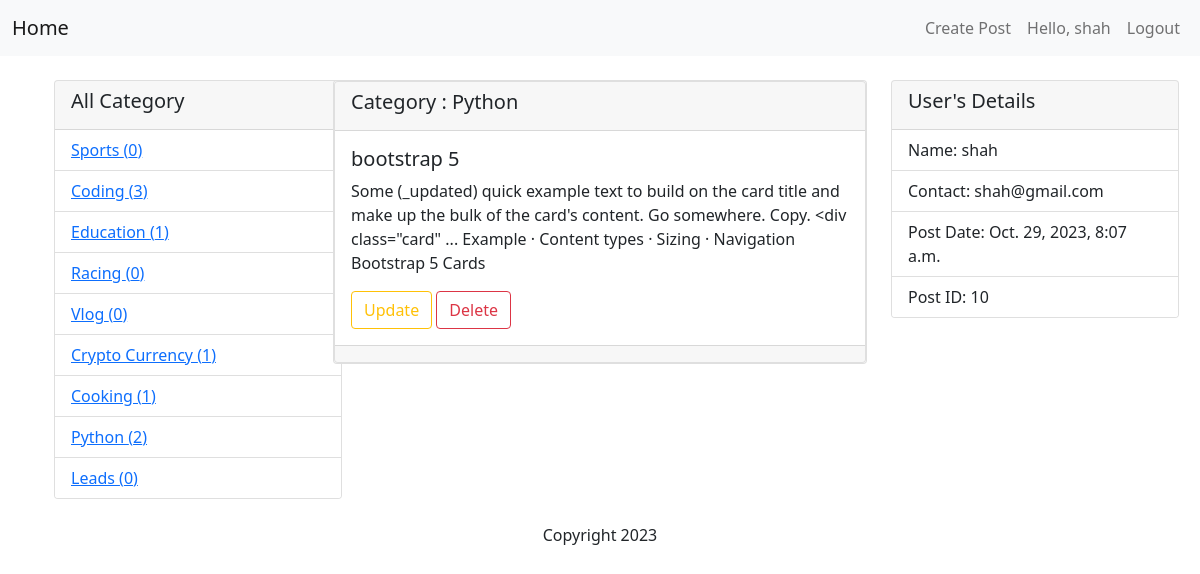
The app's page /post/10/ (signed in) with its own data.
### listing/models.py (models this page shows, shortened)
class Category(models.Model):
    name = models.CharField(max_length=100)
    created_at = models.DateTimeField(auto_now_add=True)
    updated_at = models.DateTimeField(auto_now=True)
    def __str__(self):
        return self.name

class Post(models.Model):
    title = models.CharField(max_length=255)
    content = models.TextField()
    owner = models.ForeignKey(User, on_delete=models.CASCADE)
    category = models.ForeignKey(Category, on_delete=models.CASCADE, default=1)
    created_at = models.DateTimeField(auto_now_add=True)
    updated_at = models.DateTimeField(auto_now=True)
    class Meta:
        ordering = ['-updated_at', '-created_at']

### listing/views.py (the view)
# urls.py: path('post/<int:post_id>/', views.post_detail, name='post_detail'),
def post_detail(request, post_id):
    if not request.user.is_authenticated:
        raise Http404
    post = get_object_or_404(Post, pk=post_id)
    categories = Category.objects.annotate(post_count=Count('post')).all()
    return render(request, 'listing/post_detail.html', {'post': post, 'categories': categories})

### listing/templates/listing/post_detail.html (shortened to what this page needs)
{% extends 'listing/base.html' %}
{% block content %}
<!DOCTYPE html>
<html lang="en">
<head>
    <link href="https://cdn.jsdelivr.net/npm/bootstrap@5.1.3/dist/css/bootstrap.min.css" rel="stylesheet">
</head>
<body>
    <div class="container">
    <div class="row">
      <div class="col-md-3">
        <div class="card" style="width: 18rem;">
          <div class="card-header">
            <h5>All Category</h5>
          </div>
          <ul class="list-group list-group-flush">
            {% for category in categories %}
            <li class="list-group-item"><a href="{% url 'listing:posts_by_category' category.id %}">{{ category.name }}  ({{category.post_count}}) </a></li>
          {% endfor %}
          </ul>
        </div>
      </div>
      <div class="col-md-6">
       <div class="row">
          <div class="col-md-12">
          <div class="card mb-12">
            <div class="card text">
                <div class="card-header">
                 <h5>Category : {{post.category}}</h5>
                </div>
                <div class="card-body">
                  <h5 class="card-title">{{post.title}}</h5>
                  <p class="card-text"> {{ post.content }}</p>
                  <a href="{% url 'listing:post_edit' post.id %}"  class="btn btn-outline-warning" >Update</a>
                  <a href="{% url 'listing:post_delete' post.id %}" class="btn btn-outline-danger" >Delete</a>
                </div>
                <div class="card-footer text-muted">
                </div>
              </div>
          </div>
           </div>
        </div>
      </div>
      <div class="col-md-3">
        <div class="card" style="width: 18rem;">
          <div class="card-header">
            <h5>User's Details</h5>
          </div>
          <ul class="list-group list-group-flush">
            <li class="list-group-item">Name: {{post.owner.username}}</li>
            <li class="list-group-item">Contact:  {{post.owner.email}}</li>
            <li class="list-group-item">Post Date: {{post.created_at}} </li>
            <li class="list-group-item">Post ID: {{post.id}} </li>
          </ul>
        </div>
      </div>
    </div>
  </div>
</body>
</html>
{% endblock %}

### listing/templates/listing/base.html (shortened to what this page needs)
<!DOCTYPE html>
<html lang="en">
<head>
    <link href="https://cdn.jsdelivr.net/npm/bootstrap@5.1.3/dist/css/bootstrap.min.css" rel="stylesheet">
</head>
<body>
    <header>
        <nav class="navbar navbar-expand-lg navbar-light bg-light">
            <div class="container-fluid">
                <a class="navbar-brand" href="{% url 'listing:post_list' %}">Home</a>
                <div class="navbar-nav">
                    <ul class="navbar-nav">
                        <li class="nav-item">
                            <a class="nav-link" href="{% url 'listing:post_create' %}">Create Post</a>
                        </li>
                        {% if user.is_authenticated %}
                            <li class="nav-item">
                                <a class="nav-link" >Hello, {{ user.username }}</a>
                            </li>
                            <li class="nav-item">
                                <a class="nav-link" href="{% url 'users:logout' %}">Logout</a>
                            </li>
                        {% endif %}
                    </ul>
                </div>
            </div>
        </nav>
    </header>
    <main class="container mt-4">
        {% block content %}
        {% endblock %}
    </main>
    <footer class="text-center mt-4">
        <p>Copyright 2023</p>
    </footer>
</body>
</html>

### records on screen
Category: name "Sports", post_count "0"
Category: name "Coding", post_count "3"
Category: name "Education", post_count "1"
Category: name "Racing", post_count "0"
Category: name "Vlog", post_count "0"
Category: name "Crypto Currency", post_count "1"
Category: name "Cooking", post_count "1"
Category: name "Python", post_count "2"
Category: name "Leads", post_count "0"
Post: category "Python", title "bootstrap 5", content "Some (_updated) quick example text to build on the card title and make up the bulk of the card's content. Go somewhere. Copy. <div class=\"card\" ... ‎Example · ‎Content types · ‎Sizing · ‎Navigation Bootstrap 5 Cards", owner.username "shah", owner.email "shah@gmail.com", created_at "Oct. 29, 2023, 8:07 a.m.", id "10"

### other values on screen
{{ user.username }} "shah"
